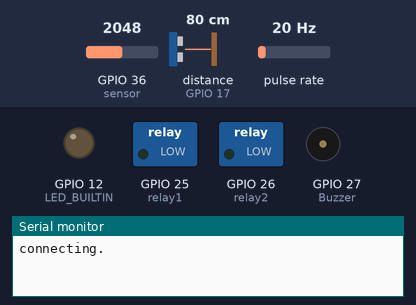
This sketch was run on a simulated ESP32. Parts: switched loads named in the sketch (green lamp = pin HIGH), output pins drawn as LEDs (lit = HIGH), buzzer (waves = sounding, pin HIGH), the last lines printed to the serial monitor. Wiring (inferred from the names in the program): ultrasonic range finder: trigger GPIO 16; echo GPIO 17; pulse sensor: data GPIO 13. The inputs (shaded band) are chosen by the test bench; at power-on: GPIO 36 (sensor) = 2048, distance to the obstacle (sensor on GPIO 17) 80 cm, pulse rate 20 Hz. The echo pulse lasts 58.3 µs per cm; WiFi joins after 1.5 s; servers stay silent unless stated; the Firebase database answers and starts empty; pins used as bus, display or sensor lines are not drawn.

Above: at 0.1 s.
At 21.9 s:
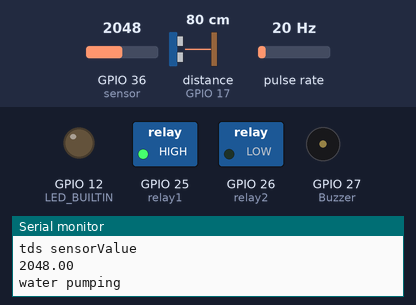
At 25.9 s:
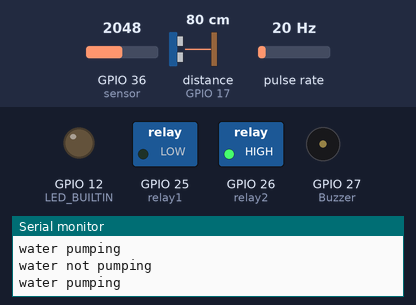
At 29.9 s:
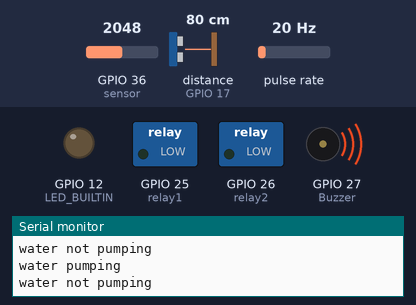
Timing chart, 0 to 33.3 s (numbered marks = the images above):
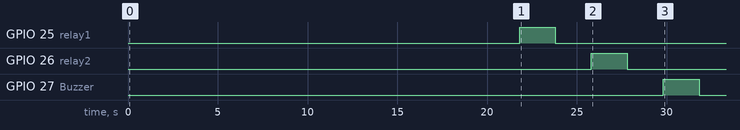

The sketch:

water_quality_test.ino
```cpp
//firebase
#include <WiFi.h>
#include <IOXhop_FirebaseESP32.h>
//change
#define FIREBASE_HOST "hhhf-c29cd-default-rtdb.firebaseio.com"
#define FIREBASE_AUTH "MQZyMpanhNR1yxeHiJX8F0itsLwc7dJUTODkS1sN"
#define WIFI_SSID "OPPO A5 2020"
#define WIFI_PASSWORD "qwertyuiop"

// ultrasonic
const int trigPin = 16;
const int echoPin = 17;
long duration;
int distance;

//temperature
const int sensor=36;
float vout;
float tempc;
float tempf;

//gas sensor
int Gas_analog = 34;

//TDS sensor
int TDS_analog = 32; // tds gpio27

//relay 1
const int relay1 = 25;//relay gpio26

//relay 2
const int relay2 = 26;//relay gpio26

//buzzer
int Buzzer = 27;

//waterflow sensor
#define LED_BUILTIN 12
#define SENSOR  13
long currentMillis = 0;
long previousMillis = 0;
int interval = 1000;
boolean ledState = LOW;
float calibrationFactor = 4.5;
volatile byte pulseCount;
byte pulse1Sec = 0;
float flowRate;
unsigned int flowMilliLitres;
unsigned long totalMilliLitres;
void IRAM_ATTR pulseCounter()
{
  pulseCount++;
}
float price=0;
String bill_paid="";


void setup()
{
   Serial.begin(115200); // Starts the serial communication

   //firebase
  WiFi.begin(WIFI_SSID, WIFI_PASSWORD);
  Serial.print("connecting");
  while (WiFi.status() != WL_CONNECTED) {
    Serial.print(".");
    delay(500);
  }
 delay(200);

  Serial.println();
  Serial.print("connected: ");
  Serial.println(WiFi.localIP());

  delay(200);
  Firebase.begin(FIREBASE_HOST, FIREBASE_AUTH);
  Firebase.set("Command", 0);
  Firebase.set("FB1", 0);


  //ultrasonic
  pinMode(trigPin, OUTPUT); // Sets the trigPin as an Output
  pinMode(echoPin, INPUT); // Sets the echoPin as an Input


//relay1
  pinMode(relay1, OUTPUT);
  pinMode(relay2, OUTPUT);

//buzzer
  pinMode (Buzzer, OUTPUT);

 //waterflow sensor
  pinMode(LED_BUILTIN, OUTPUT);
  pinMode(SENSOR, INPUT_PULLUP);
  pulseCount = 0;
  flowRate = 0.0;
  flowMilliLitres = 0;
  totalMilliLitres = 0;
  previousMillis = 0;
  attachInterrupt(digitalPinToInterrupt(SENSOR), pulseCounter, FALLING);

Serial.println("start");

 ultra();
 delay(2000);
 temp();
 delay(2000);
 gas();
 delay(2000);
 tds();
 delay(2000);
 relay1_on();
 delay(2000);
 relay1_off();
 delay(2000);
 relay2_on();
 delay(2000);
 relay2_off();
 delay(2000);
 buzz_on();
 delay(2000);
 buzz_off();
 delay(2000);
 waterf();
 delay(2000);
 }


  //ultrasonic sensor
 void ultra ()
 {
  // Clears the trigPin
  digitalWrite(trigPin, LOW);
  delayMicroseconds(2);

  // Sets the trigPin on HIGH state for 10 micro seconds
  digitalWrite(trigPin, HIGH);
  delayMicroseconds(10);
  digitalWrite(trigPin, LOW);

  // Reads the echoPin, returns the sound wave travel time in microseconds
  duration = pulseIn(echoPin, HIGH);

  // Calculating the distance
  distance = duration * 0.034 / 2;

  // Prints the distance on the Serial Monitor
  Serial.print("Distance: ");
  Serial.println(distance);
  delay(2000);
  Firebase.setFloat("distance",distance);
 if (Firebase.failed()) {
 Serial.print("setting /number failed:");
 Serial.println(Firebase.error());  }
 delay(1000);
 }

//temperature sensor
 void temp() {
vout= analogRead(sensor);
Serial.println(vout);
vout= (vout*500)/4095;
tempc= vout;
tempf=(vout*1.8)+32;
Serial.print("in DegreeC=");
Serial.print("\t");
Serial.print(tempc);
Serial.println();
Serial.print("in Fahrenheit=");
Serial.print("\t");
Serial.print(tempf);
Serial.println();
delay (1000);
 Firebase.setFloat("temp",tempc);
 if (Firebase.failed()) {
 Serial.print("setting /number failed:");
 Serial.println(Firebase.error());  }
 delay(1000);
 }

//gas sensor
 void gas(){
  int gassensorAnalog = analogRead(Gas_analog);
 Serial.println("gasssensor");
 Serial.println(gassensorAnalog);
 delay(2000);
  Firebase.setFloat("gas",gassensorAnalog);
 if (Firebase.failed()) {
 Serial.print("setting /number failed:");
 Serial.println(Firebase.error());  }
 delay(1000);
}

//tds sensor
void tds() {
  float sensorValue = analogRead(TDS_analog);
   Serial.println("tds sensorValue");
  Serial.println(sensorValue);
  delay(2000);
 Firebase.setFloat("tds",sensorValue);
 if (Firebase.failed()) {
 Serial.print("setting /number failed:");
 Serial.println(Firebase.error());  }
 delay(1000);

}

//relay 1
void relay1_on() {
  digitalWrite(relay1, HIGH);
  Serial.println("water pumping");}

void relay1_off(){
  digitalWrite(relay1, LOW);
  Serial.println("water not pumping");
  }

//relay 2
void relay2_on() {
  digitalWrite(relay2, HIGH);
  Serial.println("water pumping");
}
void relay2_off(){
  digitalWrite(relay2, LOW);
  Serial.println("water not pumping");

}

//buzzer
void buzz_on(){
  digitalWrite (Buzzer, HIGH); //turn buzzer on
}
void buzz_off(){
  digitalWrite (Buzzer, LOW);  //turn buzzer off

}


//water flow sensor
void waterf() {
   currentMillis = millis();
  if (currentMillis - previousMillis > interval) {

    pulse1Sec = pulseCount;
    pulseCount = 0;
    flowRate = ((1000.0 / (millis() - previousMillis)) * pulse1Sec) / calibrationFactor;
    previousMillis = millis();

    // Divide the flow rate in litres/minute by 60 to determine how many litres have
    // passed through the sensor in this 1 second interval, then multiply by 1000 to
    // convert to millilitres.
    flowMilliLitres = (flowRate / 60) * 1000;

    // Add the millilitres passed in this second to the cumulative total
    totalMilliLitres += flowMilliLitres;

     Firebase.setFloat("totalMilliLitres",totalMilliLitres);
  if (Firebase.failed()) {
      Serial.print("setting /number failed:");
      Serial.println(Firebase.error());
      return;
  }

    // Print the flow rate for this second in litres / minute
    Serial.print("Flow rate: ");
    Serial.print(int(flowRate));  // Print the integer part of the variable
    Serial.print("L/min");
    Serial.print("\t");       // Print tab space

    // Print the cumulative total of litres flowed since starting
    Serial.print("Output Liquid Quantity: ");
    Serial.print(totalMilliLitres);
    Serial.print("mL / ");
    Serial.print(totalMilliLitres / 1000);
    Serial.println("L");
  }
}
void water_read(){
 totalMilliLitres=0;
 Firebase.setFloat("totalMilliLitres",totalMilliLitres);
 if (Firebase.failed()) {
 Serial.print("setting /number failed:");
 Serial.println(Firebase.error());  }
 Firebase.setFloat("price",price);
 if (Firebase.failed()) {
 Serial.print("setting /number failed:");
 Serial.println(Firebase.error());  }
 delay(1000);
 waterf();
 if  (totalMilliLitres > 10){
 price=price+1;
 Firebase.setFloat("price",price);
 if (Firebase.failed()) {
 Serial.print("setting /number failed:");
 Serial.println(Firebase.error());  }
 delay(1000);
 }
}

void loop(){
 temp();
 water_read();
bill_paid= Firebase.getString("bill_paid");
Serial.println(bill_paid);
if (bill_paid== "yes"){
  totalMilliLitres=0;
  price=0;
  water_read();
  delay(1000);
}}
```
